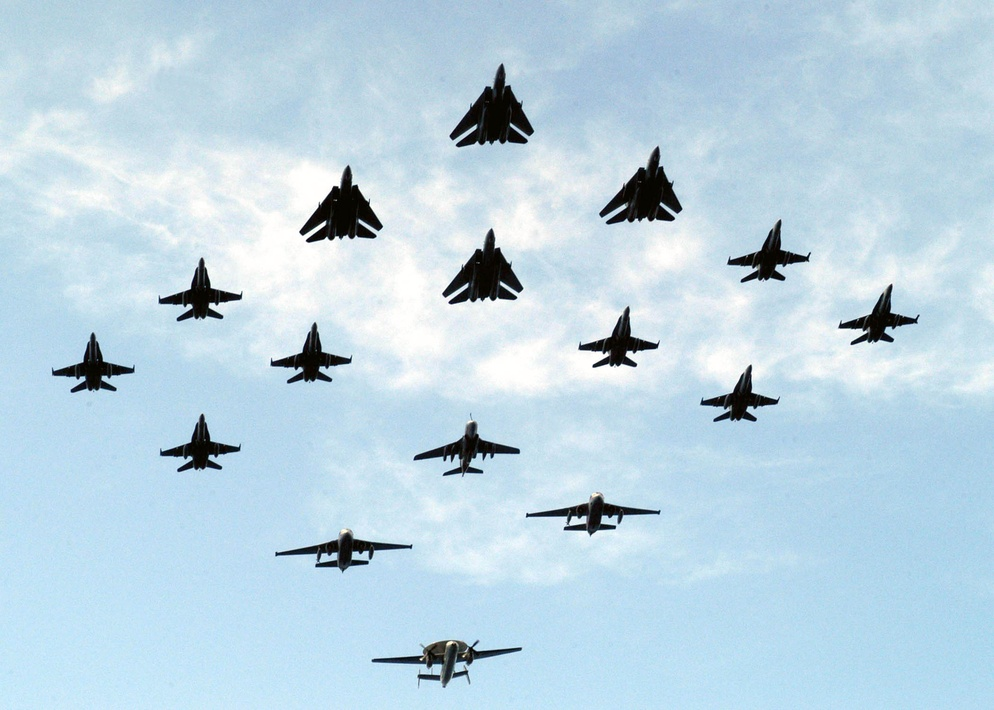
#> input picture lab4/data/samolot00.jpg, 994 x 710 px, shrunk from 2100 x 1500 before the run; its folder holds only this picture in this run
$ python planes.py
#> lines starting #> are read from the running program, lines starting #| are printed output that depends on the picture; after the words box and inside, x2 and y2 are one past the last pixel; in counts of white or black regions, pixels touching at a corner belong together
#!/usr/bin/env python
# coding: utf-8

# In[1]:


from skimage import io
from skimage.color import rgb2gray
from matplotlib import pyplot as plt, colors
from glob import glob
import numpy as np
from itertools import product
import skimage.morphology as mp
from skimage import measure, feature
from skimage.measure import find_contours as fc
from pathlib import Path


# In[2]:


PLANES_PATH = "data"

exclude = ["samolot13", "samolot15", "samolot19"]
fnames = sorted(glob(PLANES_PATH+"/samolot??.jpg"))
planes_orig = [io.imread(fn) for fn in fnames if Path(fn).stem not in exclude ]
#> planes_orig = 1 item


# In[3]:


### Helper functions for grouping contours belonging to the same plane

# returns vertices of a box around a list of points
def bbox(c):
    diag = *np.min(c, 0), *np.max(c, 0)
    return list(product(diag[::2], diag[1::2]))

def bboxwh(bb):
    return bb[3][0]-bb[0][0], bb[3][1]-bb[0][1]

def in_bbox(p, diag, sl=0):
    return diag[0][0]-sl < p[0] < diag[1][0]+sl and             diag[0][1]-sl < p[1] < diag[1][1]+sl

# approximate bounding box as circle
def bboxr(bb):
    return min(bboxwh(bb))/2
def bboxcr(bb):
    r = bboxr(bb)
    ctr = ((bb[0][0]+bb[3][0])/2, (bb[0][1]+bb[3][1])/2)
    return ctr, r

# slack as percent 0-1
def circ_int(bb1, bb2, slp=0):
    c1, r1 = bboxcr(bb1)
    c2, r2 = bboxcr(bb2)
    sl = max(r1, r2)*slp
    return (c2[0]-c1[0])**2+(c2[1]-c1[1])**2 < (r1+r2+sl)**2

def intersect(bb1, bb2, slack=0):
    d1 = [bb1[0], bb1[3]]
    d2 = [bb2[0], bb2[3]]
    return any(in_bbox(p, d2, slack) for p in bb1) or             any(in_bbox(p, d1, slack) for p in bb2)


# In[4]:


from random import random

def draw_contour(image, ax=plt, lw=0.2):

    pp = rgb2gray(image)

    # special case if brightness doesn't deviate much
    if pp.std() <= 0.05:
        MIN = pp.mean() - pp.std()
        MAX = pp.mean() + pp.std()
        norm = (pp - MIN) / (MAX - MIN)
        norm[norm > 1] = 1
        norm[norm < 0] = 0
        pp = norm

    # remove details of clouds
    pp = pp.clip(0, np.percentile(pp, 70))

    # enhance contours
    pp = feature.canny(pp, sigma=3)
    pp = (pp > 0.7)*1.0
    pp = mp.dilation(pp)


    # find contours and order descending by size (ungrouped)
    cs = fc(pp, level=0.8)
    cs.sort(key=lambda x:bboxr(bbox(x)), reverse=True)

    # group contours
    cs2 = []
    bboxes = []
    slack = 0.4
    for j, c in enumerate(cs):
        bb = bbox(c)

        for i, (c1, bb1) in enumerate(zip(cs2, bboxes)):
            if circ_int(bb, bb1, slack) or intersect(bb, bb1, 0):
                c1 = cs2[i] = np.append(c1, c, 0)
                bboxes[i] = bbox(cs2[i])
                break
        else:
            cs2.append(c)
            bboxes.append(bbox(c))

    # draw contours
    last_hue = random()
    for c in cs2:
        # centroid approximation
        ctr = np.mean(c, 0)

        hsv = (last_hue, 1, 1)
        last_hue = (last_hue+0.15)%1
        col = [[*colors.hsv_to_rgb(hsv)]]
        ax.scatter(c[:,1], c[:,0], [lw]*len(c), c=col)
        ax.scatter([ctr[1]], [ctr[0]], c='w')


# In[5]:


def collage(images, ncols=6, width=18, imparams={}, nplanes=None, contour=True, linewidth=0.2):
#> called with ncols = 6, width = 18, contour = True, linewidth = 0.2
    sh = images[0].shape
#> sh = (710, 994, 3)
    aspect = sh[0] / sh[1]
#> aspect = 0.714

    if nplanes is None: nplanes = len(images)
#> nplanes = 1
    nrows = int(np.ceil(nplanes/ncols))
#> nrows = 1

    fig, axes = plt.subplots(nrows, ncols,
                             gridspec_kw={"wspace": 0, "hspace": 0})
    fig.set_size_inches(width, width*aspect*nrows/ncols)
    axes = axes.flatten()

    for i in range(nplanes):
        ax, img = axes[i], images[i]
        print("{}/{}".format(i+1, nplanes))
        ax.axis("off")
        ax.imshow(img, aspect='auto')
        if contour:
            draw_contour(img, ax, linewidth)
#> this loop made 1 pass
#| 1/1
#> pass 1, in draw_contour, `pp = rgb2gray(image)`:
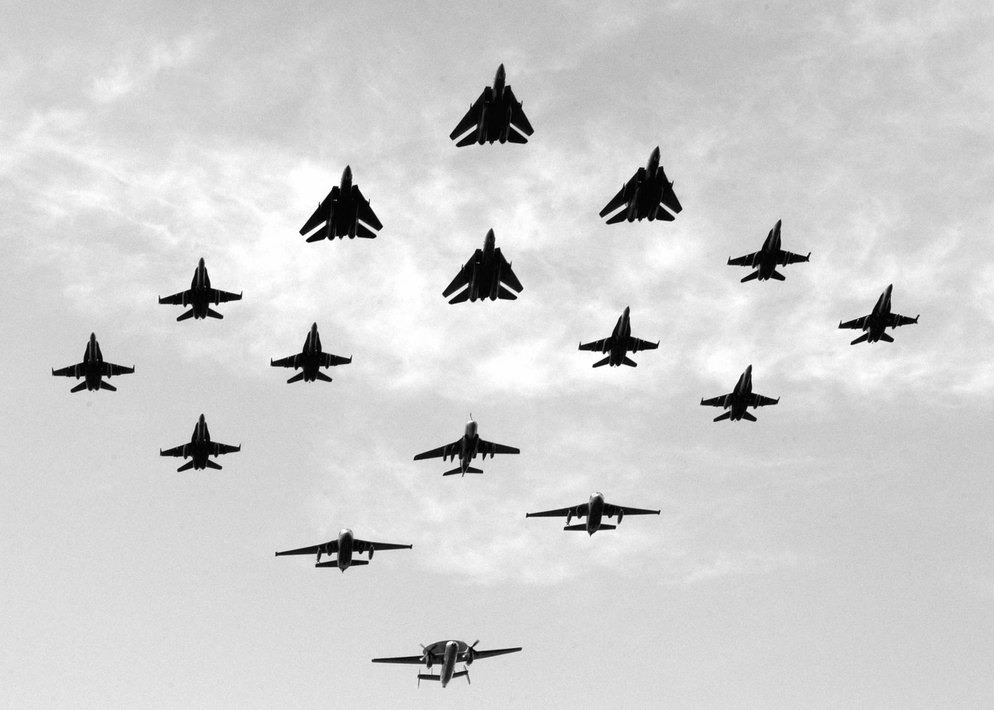
#> pp: shape (710, 994) float64; min 0, max 1, mean 0.818
#> pass 1, in draw_contour, `pp = pp.clip(0, np.percentile(pp, 70))`:
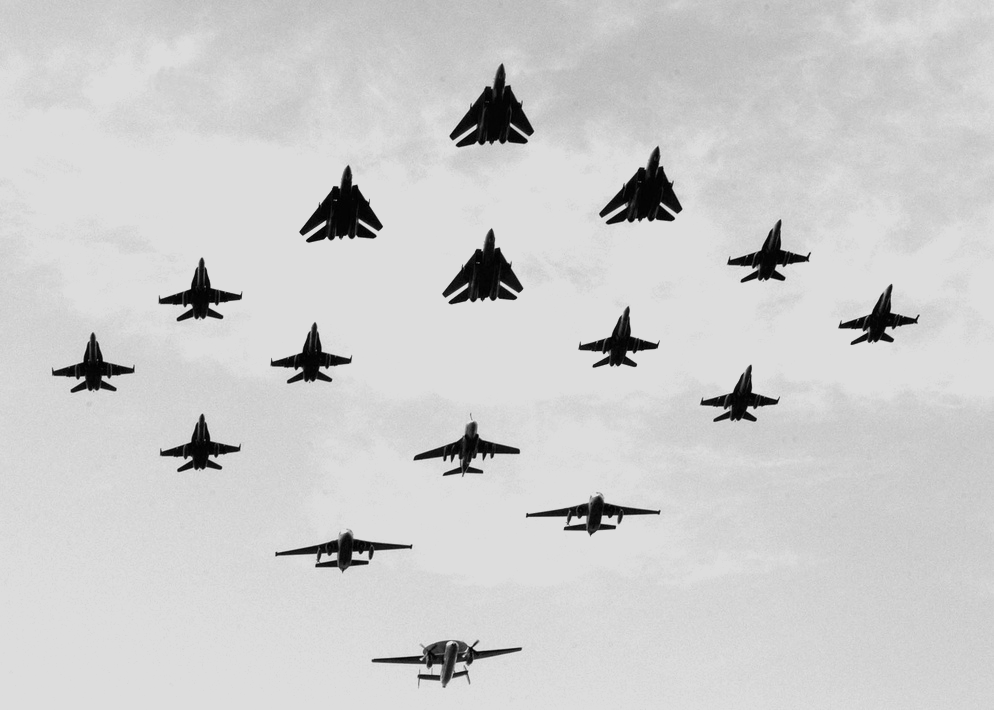
#> pp: shape (710, 994) float64; min 0, max 0.869, mean 0.806
#> pass 1, in draw_contour, `pp = feature.canny(pp, sigma=3)`:
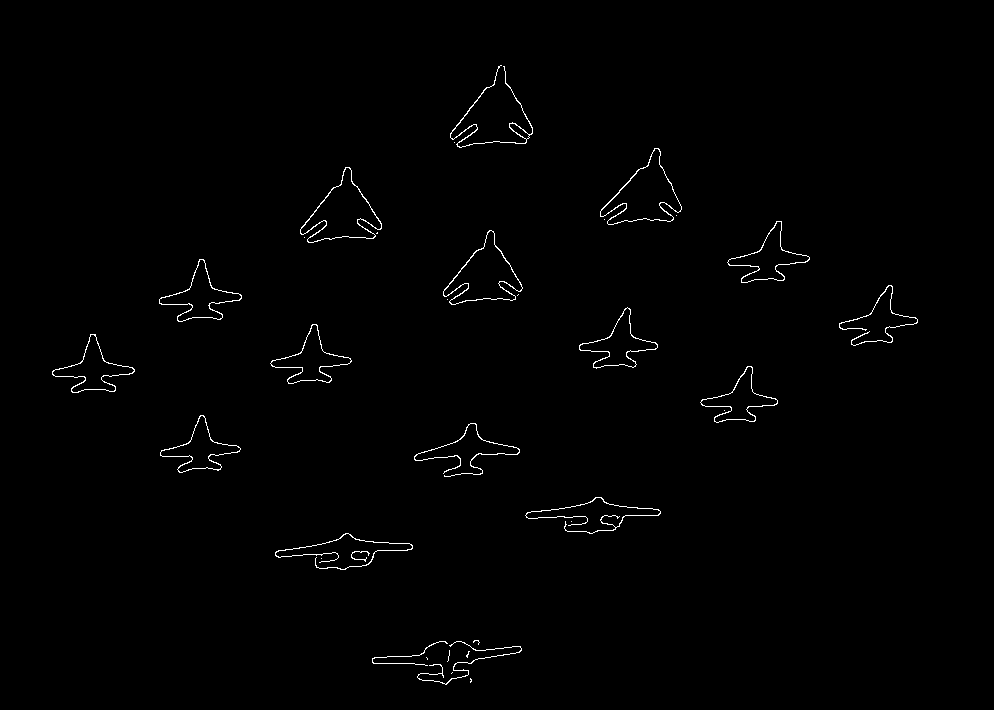
#> pp: shape (710, 994) bool; 0.81% white in thin lines or dots, all inside (x1, y1, x2, y2) = (52, 65, 918, 685)
#> img is the input picture: shape (710, 994, 3); mean R, G, B 188.3, 212.9, 226.9
    plt.show()
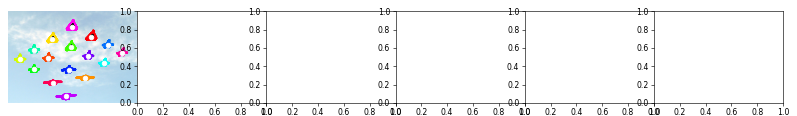
#> figure drawn by matplotlib, 1 panel


# In[6]:


collage(planes_orig)

$ run again, on lab4/data/samolot04.jpg
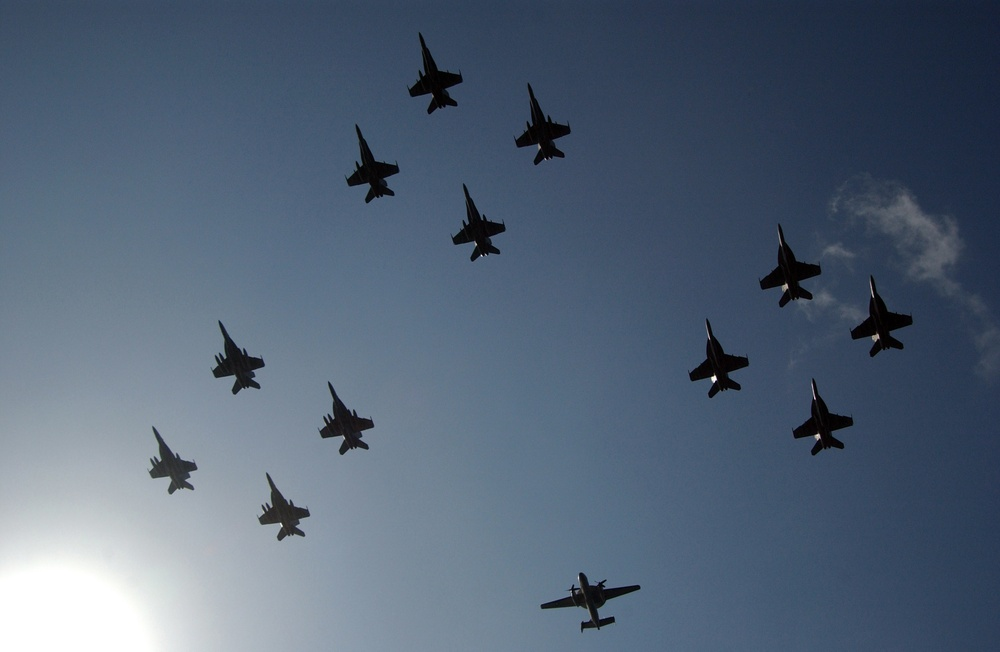
#> input picture lab4/data/samolot04.jpg, 1000 x 652 px, shrunk from 3008 x 1960 before the run
#> planes_orig = 1 item
#> nplanes = 1
#> the loop in collage, `for i in range(nplanes):` made 1 pass
#> (printed output is left out)
#> pass 1, in draw_contour, `pp = feature.canny(pp, sigma=3)`:
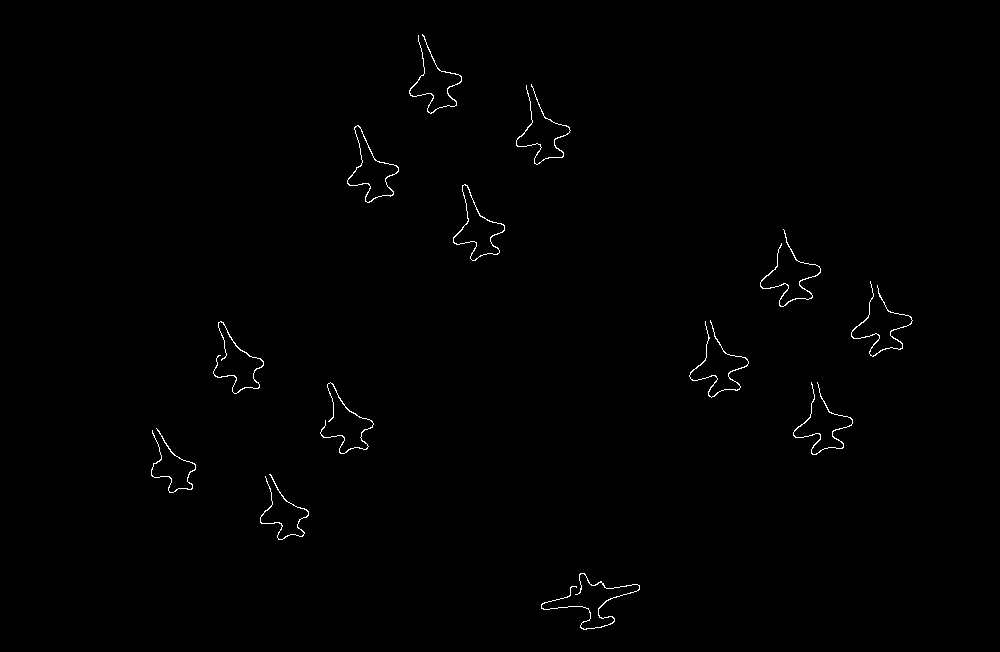
#> pp: shape (652, 1000) bool; 0.55% white in thin lines or dots, all inside (x1, y1, x2, y2) = (151, 34, 913, 630)
#> in collage, img is the input picture: shape (652, 1000, 3); mean R, G, B 83.8, 99.2, 118.1
#> in collage, `plt.show()`:
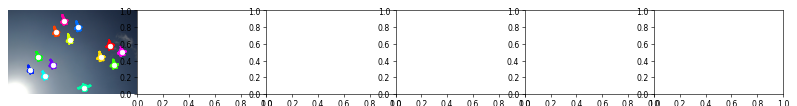
#> figure drawn by matplotlib, 1 panel

$ run again, on lab4/data/samolot05.jpg
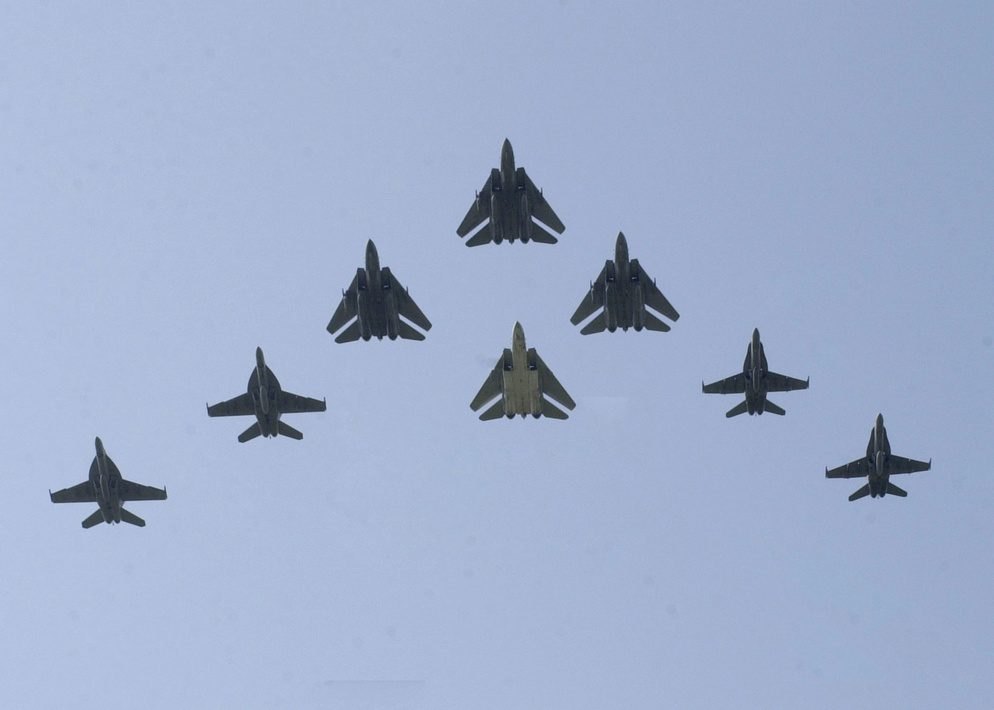
#> input picture lab4/data/samolot05.jpg, 994 x 710 px, shrunk from 2100 x 1500 before the run
#> planes_orig = 1 item
#> nplanes = 1
#> the loop in collage, `for i in range(nplanes):` made 1 pass
#> (printed output is left out)
#> pass 1, in draw_contour, `pp = feature.canny(pp, sigma=3)`:
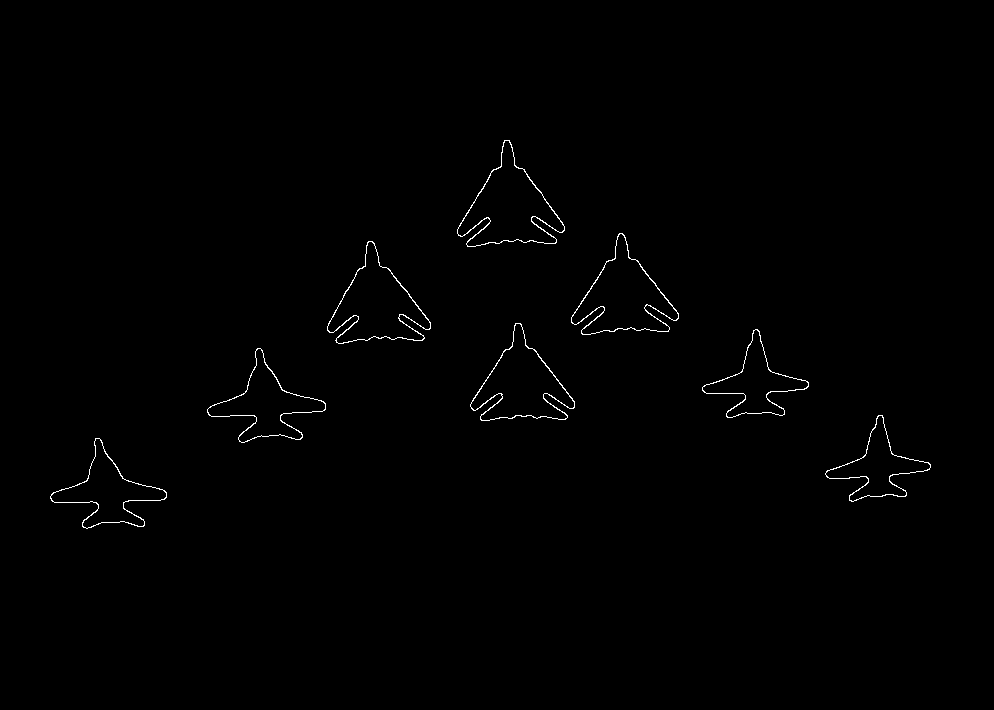
#> pp: shape (710, 994) bool; 0.55% white in thin lines or dots, all inside (x1, y1, x2, y2) = (50, 140, 931, 529)
#> in collage, img is the input picture: shape (710, 994, 3); mean R, G, B 159.7, 174.9, 205.1
#> in collage, `plt.show()`:
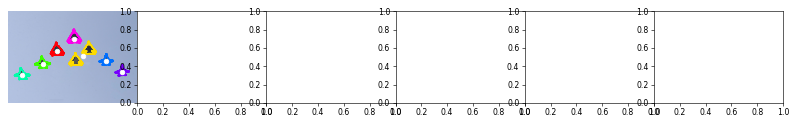
#> figure drawn by matplotlib, 1 panel

$ run again, on lab4/data/samolot06.jpg
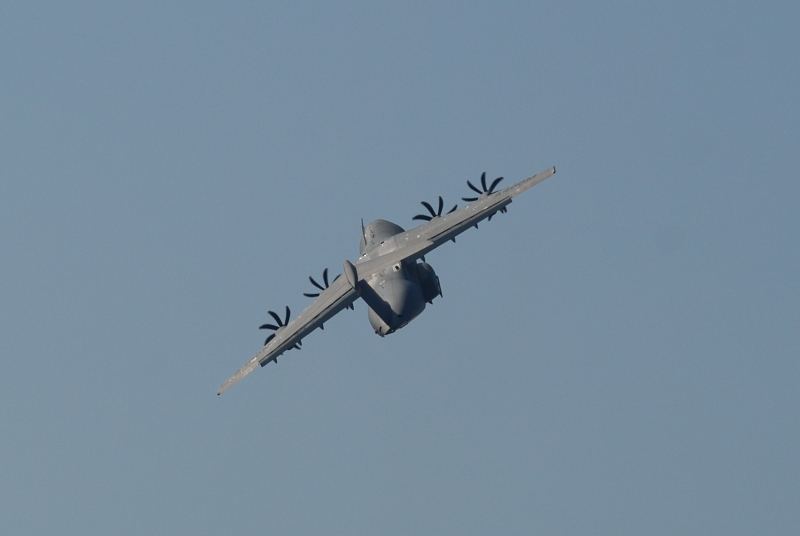
#> input picture lab4/data/samolot06.jpg, 800 x 536 px
#> planes_orig = 1 item
#> nplanes = 1
#> the loop in collage, `for i in range(nplanes):` made 1 pass
#> (printed output is left out)
#> pass 1, in draw_contour, `pp = pp.clip(0, np.percentile(pp, 70))`:
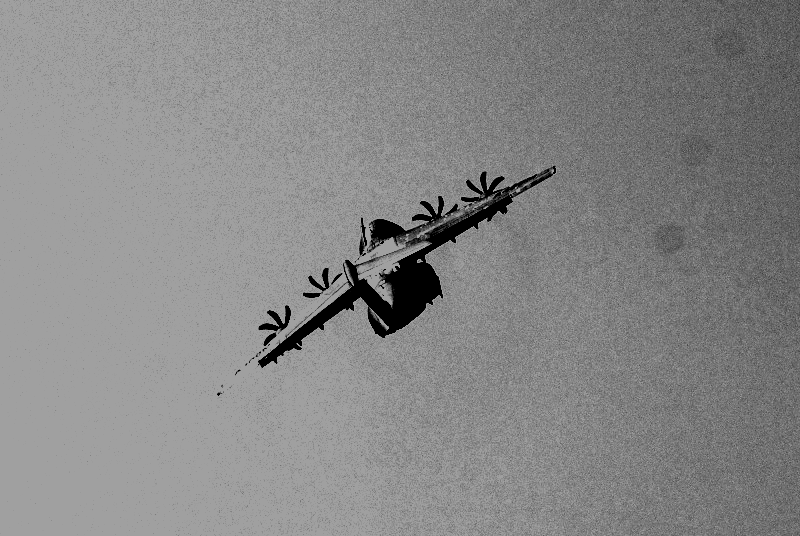
#> pp: shape (536, 800) float64; min 0, max 0.629, mean 0.531
#> in collage, img is the input picture: shape (536, 800, 3); mean R, G, B 118.6, 140.3, 158.3
#> in collage, `plt.show()`:
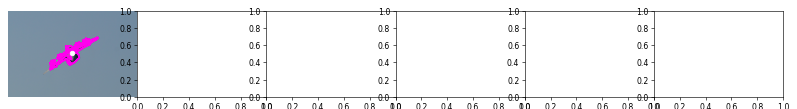
#> figure drawn by matplotlib, 1 panel

$ run again, on lab4/data/samolot01.jpg
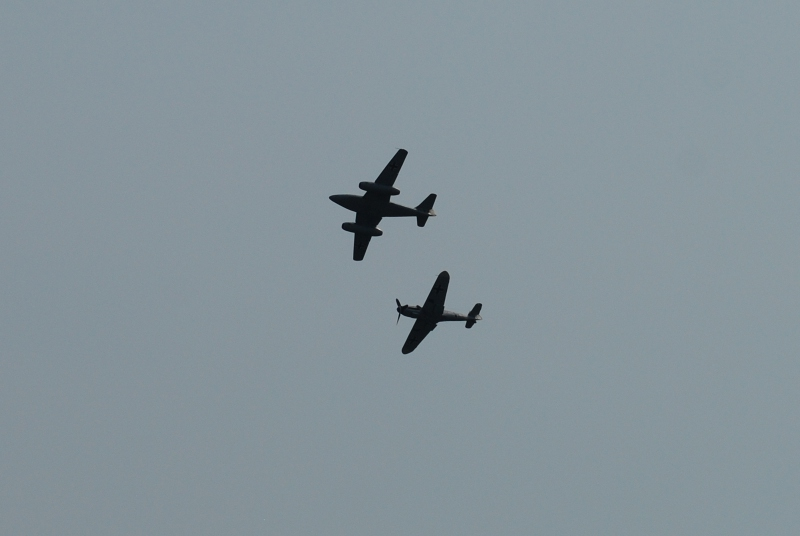
#> input picture lab4/data/samolot01.jpg, 800 x 536 px
#> planes_orig = 1 item
#> nplanes = 1
#> the loop in collage, `for i in range(nplanes):` made 1 pass
#> (printed output is left out)
#> in collage, img is the input picture: shape (536, 800, 3); mean R, G, B 133.8, 147.7, 154.8
#> in collage, `plt.show()`:
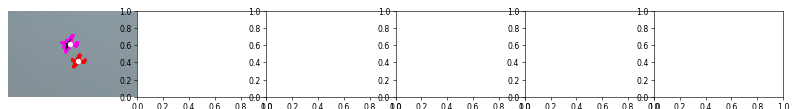
#> figure drawn by matplotlib, 1 panel
